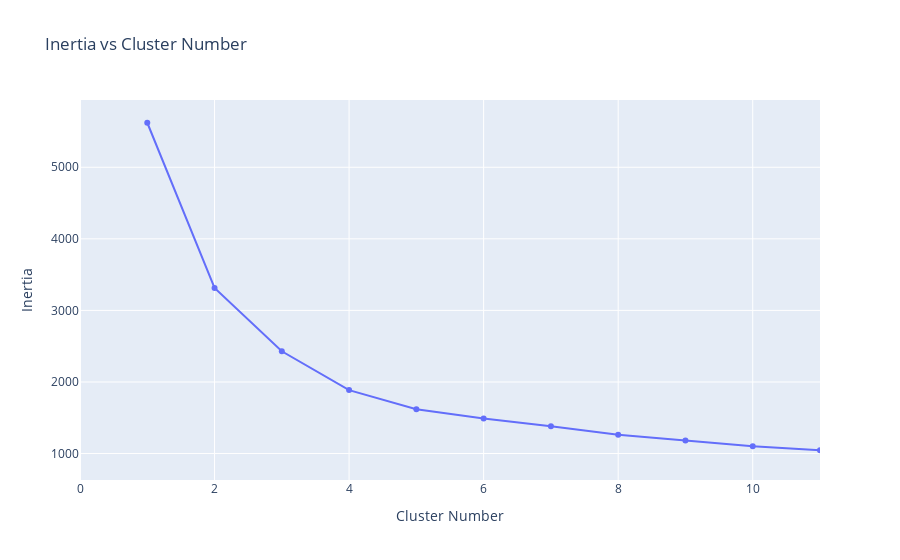

This figure's notebook cell:
### Code cell
#this is a method to see if how many clusters we could potentially want. 
# Since Kmeans requires us to give the input of how many clusters we want, we can have a look at the inertia to figure out an "elbow" point in the chart. 
#it turned out not to be particularly useful but happy to hear if anyone has better ideas to figure out how many clusters we want to create


from sklearn.cluster import KMeans
from sklearn.preprocessing import MinMaxScaler #ended up not scaling the data in order to be able to talk about the findings in an easier way. 
import plotly.graph_objects as go
import numpy as np
X=df1

inertia = []
for i in range(1,14):
    kmeans = KMeans(
        n_clusters=i, init="k-means++",
        n_init=14,
        tol=1e-04, random_state=42
    )
    kmeans.fit(X)
    inertia.append(kmeans.inertia_)
fig = go.Figure(data=go.Scatter(x=np.arange(1,14),y=inertia))
fig.update_layout(title="Inertia vs Cluster Number",xaxis=dict(range=[0,11],title="Cluster Number"),
                  yaxis={'title':'Inertia'})

### Figure 1 — Plotly figure (JSON) as saved in the notebook; plotly's stock layout.template omitted (floating-point values rounded to 4 significant figures)
{"data": [{"type": "scatter", "x": [1, 2, 3, 4, 5, 6, 7, 8, 9, 10, 11, 12, 13], "y": [5622.0, 3314.0, 2429.0, 1886.0, 1619.0, 1489.0, 1380.0, 1263.0, 1181.0, 1102.0, 1045.0, 997.6, 948.0]}], "layout": {"title": {"text": "Inertia vs Cluster Number"}, "xaxis": {"range": [0, 11], "title": {"text": "Cluster Number"}}, "yaxis": {"title": {"text": "Inertia"}}}}
